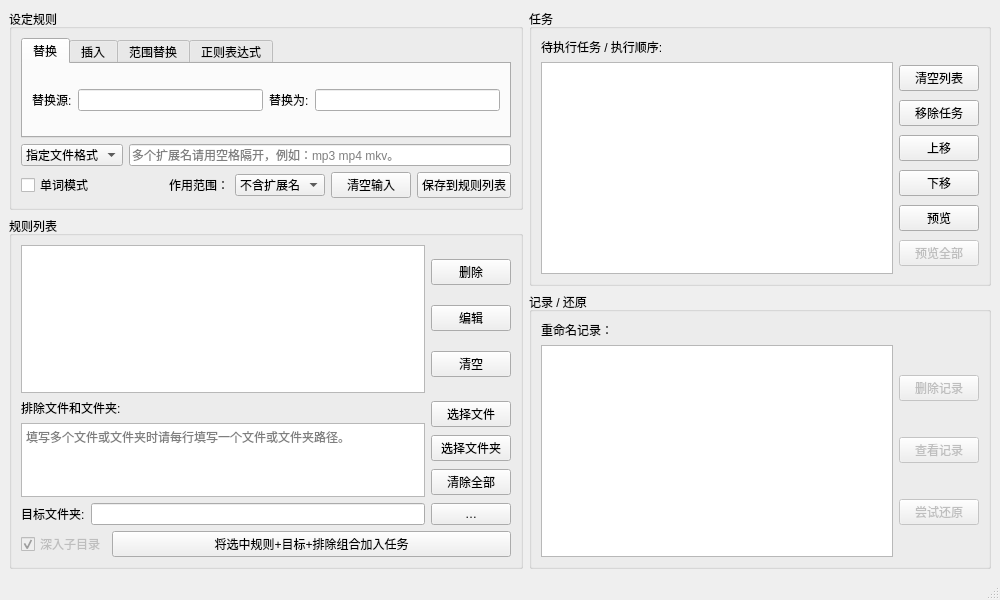
<?xml version="1.0" encoding="UTF-8"?>
<ui version="4.0">
 <author>hrp</author>
 <class>rentwd</class>
 <widget class="QMainWindow" name="rentwd">
  <property name="geometry">
   <rect>
    <x>0</x>
    <y>0</y>
    <width>1000</width>
    <height>600</height>
   </rect>
  </property>
  <property name="focusPolicy">
   <enum>Qt::StrongFocus</enum>
  </property>
  <property name="windowTitle">
   <string>批量重命名工具 2020.0425.00 alpha</string>
  </property>
  <widget class="QWidget" name="centralwidget">
   <layout class="QHBoxLayout" name="horizontalLayout_19">
    <item>
     <layout class="QHBoxLayout" name="horizontalLayout_17" stretch="50,45">
      <item>
       <layout class="QVBoxLayout" name="verticalLayout_11" stretch="10,50">
        <item>
         <widget class="QGroupBox" name="groupBox_SetRule">
          <property name="title">
           <string>设定规则</string>
          </property>
          <layout class="QVBoxLayout" name="verticalLayout_8">
           <item>
            <layout class="QVBoxLayout" name="verticalLayout_6">
             <item>
              <widget class="QTabWidget" name="tabwid">
               <property name="currentIndex">
                <number>0</number>
               </property>
               <widget class="QWidget" name="tab_Repl">
                <attribute name="title">
                 <string>替换</string>
                </attribute>
                <layout class="QHBoxLayout" name="horizontalLayout_14">
                 <item>
                  <layout class="QHBoxLayout" name="horizontalLayout_10">
                   <item>
                    <widget class="QLabel" name="label">
                     <property name="text">
                      <string>替换源:</string>
                     </property>
                    </widget>
                   </item>
                   <item>
                    <widget class="QLineEdit" name="lineEdit_ReplSrc">
                     <property name="statusTip">
                      <string>必填项，多个替换源请用空格隔开，需要替换空格本身时，请输入 \k 替代。</string>
                     </property>
                     <property name="maxLength">
                      <number>255</number>
                     </property>
                    </widget>
                   </item>
                   <item>
                    <widget class="QLabel" name="label_2">
                     <property name="text">
                      <string>替换为:</string>
                     </property>
                    </widget>
                   </item>
                   <item>
                    <widget class="QLineEdit" name="lineEdit_ReplWith">
                     <property name="statusTip">
                      <string>此处留空则表示将删除前面填写的字符。</string>
                     </property>
                     <property name="maxLength">
                      <number>255</number>
                     </property>
                    </widget>
                   </item>
                  </layout>
                 </item>
                </layout>
               </widget>
               <widget class="QWidget" name="tab_Insert">
                <attribute name="title">
                 <string>插入</string>
                </attribute>
                <layout class="QHBoxLayout" name="horizontalLayout_15">
                 <item>
                  <layout class="QHBoxLayout" name="horizontalLayout_11" stretch="5,15,45,5,17">
                   <item>
                    <widget class="QLabel" name="label_13">
                     <property name="text">
                      <string>插入：</string>
                     </property>
                    </widget>
                   </item>
                   <item>
                    <widget class="QComboBox" name="comboBox_InsertWith">
                     <property name="statusTip">
                      <string>选择插入日期时间、者普通字符或者数字序号。</string>
                     </property>
                     <item>
                      <property name="text">
                       <string>日期时间</string>
                      </property>
                     </item>
                     <item>
                      <property name="text">
                       <string>普通字符</string>
                      </property>
                     </item>
                     <item>
                      <property name="text">
                       <string>数字序号</string>
                      </property>
                     </item>
                    </widget>
                   </item>
                   <item>
                    <widget class="QLineEdit" name="lineEdit_InsertForm">
                     <property name="toolTip">
                      <string>日期时间：%Y(年)、%y(年,两位数)、%m(月)、%d(日)、%H(时)、%M(分)、%S(秒)，可与普通字符自由组合。
数字序号：填写格式：&lt;起始.步长.宽度&gt;，可与普通字符组合，如 &lt;0.1.3&gt;~，则按 000~、001~、002~、003~…添加序号。</string>
                     </property>
                     <property name="toolTipDuration">
                      <number>30000</number>
                     </property>
                     <property name="statusTip">
                      <string>具体用法请将鼠标置于本文本框上2秒以查看悬浮提示。</string>
                     </property>
                     <property name="text">
                      <string>[%Y-%m-%d]</string>
                     </property>
                     <property name="maxLength">
                      <number>255</number>
                     </property>
                    </widget>
                   </item>
                   <item>
                    <widget class="QLabel" name="label_4">
                     <property name="text">
                      <string>插入位置：</string>
                     </property>
                    </widget>
                   </item>
                   <item>
                    <widget class="QLineEdit" name="lineEdit_InsertPos">
                     <property name="statusTip">
                      <string>自定义位置支持输入百分比或绝对数值，如果输入的百分比或绝对数值大于文件名长度，则插入到文件名末尾，不支持负数。</string>
                     </property>
                     <property name="text">
                      <string>0.0%</string>
                     </property>
                     <property name="maxLength">
                      <number>255</number>
                     </property>
                    </widget>
                   </item>
                  </layout>
                 </item>
                </layout>
               </widget>
               <widget class="QWidget" name="tab_RRepl">
                <attribute name="title">
                 <string>范围替换</string>
                </attribute>
                <layout class="QHBoxLayout" name="horizontalLayout_16">
                 <item>
                  <layout class="QVBoxLayout" name="verticalLayout_5">
                   <item>
                    <layout class="QHBoxLayout" name="horizontalLayout_13">
                     <item>
                      <widget class="QLabel" name="label_5">
                       <property name="text">
                        <string>左边界：</string>
                       </property>
                      </widget>
                     </item>
                     <item>
                      <widget class="QLineEdit" name="lineEdit_RReplLB">
                       <property name="statusTip">
                        <string>填写想要用来确定左边界的字符串(字符串越长匹配越准确)，左边界可以留空，留空时左边界默认为文件名最前端。</string>
                       </property>
                       <property name="maxLength">
                        <number>255</number>
                       </property>
                      </widget>
                     </item>
                     <item>
                      <widget class="QCheckBox" name="checkBox_IncludeLB">
                       <property name="statusTip">
                        <string>是否包括左边界字符。</string>
                       </property>
                       <property name="text">
                        <string>包含</string>
                       </property>
                      </widget>
                     </item>
                     <item>
                      <widget class="Line" name="line">
                       <property name="orientation">
                        <enum>Qt::Vertical</enum>
                       </property>
                      </widget>
                     </item>
                     <item>
                      <widget class="QLabel" name="label_6">
                       <property name="text">
                        <string>右边界：</string>
                       </property>
                      </widget>
                     </item>
                     <item>
                      <widget class="QLineEdit" name="lineEdit_RReplRB">
                       <property name="statusTip">
                        <string>填写想要用来确定右边界的字符串(字符串越长匹配越准确)，右边界可以留空，留空时右边界默认为文件名末尾(默认不含扩展名)。</string>
                       </property>
                       <property name="maxLength">
                        <number>255</number>
                       </property>
                      </widget>
                     </item>
                     <item>
                      <widget class="QCheckBox" name="checkBox_IncludeRB">
                       <property name="statusTip">
                        <string>是否包括右边界字符。</string>
                       </property>
                       <property name="text">
                        <string>包含</string>
                       </property>
                      </widget>
                     </item>
                    </layout>
                   </item>
                   <item>
                    <layout class="QHBoxLayout" name="horizontalLayout_12">
                     <item>
                      <widget class="QLabel" name="label_7">
                       <property name="text">
                        <string>边界内字符替换为：</string>
                       </property>
                      </widget>
                     </item>
                     <item>
                      <widget class="QLineEdit" name="lineEdit_RReplWith">
                       <property name="statusTip">
                        <string>此处留空则表示将删除范围内所有字符，注意此处和左右边界不能同时为空。</string>
                       </property>
                       <property name="maxLength">
                        <number>255</number>
                       </property>
                      </widget>
                     </item>
                    </layout>
                   </item>
                  </layout>
                 </item>
                </layout>
               </widget>
               <widget class="QWidget" name="tab_Regex">
                <attribute name="title">
                 <string>正则表达式</string>
                </attribute>
                <layout class="QVBoxLayout" name="verticalLayout_15">
                 <item>
                  <layout class="QVBoxLayout" name="verticalLayout_14">
                   <item>
                    <layout class="QHBoxLayout" name="horizontalLayout_20">
                     <item>
                      <widget class="QLabel" name="label_8">
                       <property name="text">
                        <string>正则表达式：</string>
                       </property>
                      </widget>
                     </item>
                     <item>
                      <widget class="QLineEdit" name="lineEdit_RegexPattern">
                       <property name="statusTip">
                        <string>此模式需要掌握正则表达式写法。正则表达式匹配时单词模式不生效，可以自己写表达式来匹配单词。</string>
                       </property>
                      </widget>
                     </item>
                    </layout>
                   </item>
                   <item>
                    <layout class="QHBoxLayout" name="horizontalLayout_21" stretch="1,30,1,5">
                     <item>
                      <widget class="QLabel" name="label_9">
                       <property name="text">
                        <string>替换为：</string>
                       </property>
                      </widget>
                     </item>
                     <item>
                      <widget class="QLineEdit" name="lineEdit_ReRepl">
                       <property name="statusTip">
                        <string>要替换掉匹配字符的字符。</string>
                       </property>
                      </widget>
                     </item>
                     <item>
                      <widget class="QLabel" name="label_15">
                       <property name="text">
                        <string>替换次数：</string>
                       </property>
                      </widget>
                     </item>
                     <item>
                      <widget class="QLineEdit" name="lineEdit_ReReplCount">
                       <property name="statusTip">
                        <string>替换次数，0 代表全部替换。</string>
                       </property>
                       <property name="text">
                        <string>0</string>
                       </property>
                      </widget>
                     </item>
                    </layout>
                   </item>
                  </layout>
                 </item>
                </layout>
               </widget>
              </widget>
             </item>
             <item>
              <layout class="QHBoxLayout" name="horizontalLayout_7">
               <item>
                <widget class="QComboBox" name="comboBox_InExcExt">
                 <property name="statusTip">
                  <string>符合后面列出的扩展名的文件，限定只对其起作用或只对其不起作用。</string>
                 </property>
                 <item>
                  <property name="text">
                   <string>指定文件格式</string>
                  </property>
                 </item>
                 <item>
                  <property name="text">
                   <string>排除文件格式</string>
                  </property>
                 </item>
                </widget>
               </item>
               <item>
                <widget class="QLineEdit" name="lineEdit_Exts">
                 <property name="statusTip">
                  <string>此处留空则表示将对所有扩展名的文件进行操作。</string>
                 </property>
                 <property name="placeholderText">
                  <string>多个扩展名请用空格隔开，例如：mp3 mp4 mkv。</string>
                 </property>
                </widget>
               </item>
              </layout>
             </item>
             <item>
              <layout class="QHBoxLayout" name="horizontalLayout_8" stretch="15,3,5,5,10">
               <item>
                <widget class="QCheckBox" name="checkBox_Word">
                 <property name="statusTip">
                  <string>单词模式下，如果文件名以单词组成(以空格分开的词，包括中文)，则会按单词进行匹配，不会拆分单词。</string>
                 </property>
                 <property name="text">
                  <string>单词模式</string>
                 </property>
                </widget>
               </item>
               <item>
                <widget class="QLabel" name="label_14">
                 <property name="statusTip">
                  <string>重命名文件时的作用范围，当扩展名中有符合匹配项时是否对扩展名进行操作。</string>
                 </property>
                 <property name="text">
                  <string>作用范围：</string>
                 </property>
                </widget>
               </item>
               <item>
                <widget class="QComboBox" name="comboBox_SpInf">
                 <property name="statusTip">
                  <string>重命名文件时的作用范围，当扩展名中有符合匹配项时是否对扩展名进行操作。</string>
                 </property>
                 <item>
                  <property name="text">
                   <string>不含扩展名</string>
                  </property>
                 </item>
                 <item>
                  <property name="text">
                   <string>仅限扩展名</string>
                  </property>
                 </item>
                 <item>
                  <property name="text">
                   <string>全部：独立</string>
                  </property>
                 </item>
                 <item>
                  <property name="text">
                   <string>全部：整体</string>
                  </property>
                 </item>
                </widget>
               </item>
               <item>
                <widget class="QPushButton" name="btn_setrule_clear">
                 <property name="statusTip">
                  <string>重置所有标签页的输入状态。</string>
                 </property>
                 <property name="text">
                  <string>清空输入</string>
                 </property>
                </widget>
               </item>
               <item>
                <widget class="QPushButton" name="btn_SaveToList">
                 <property name="statusTip">
                  <string>把当前标签页的输入信息打包成一条规则并保存到列表。</string>
                 </property>
                 <property name="text">
                  <string>保存到规则列表</string>
                 </property>
                </widget>
               </item>
              </layout>
             </item>
            </layout>
           </item>
          </layout>
         </widget>
        </item>
        <item>
         <widget class="QGroupBox" name="groupBox_RuleList">
          <property name="title">
           <string>规则列表</string>
          </property>
          <layout class="QVBoxLayout" name="verticalLayout_13" stretch="6,4,1,1">
           <item>
            <layout class="QHBoxLayout" name="horizontalLayout_3" stretch="9,1">
             <item>
              <widget class="QListWidget" name="list_RulesList">
               <property name="statusTip">
                <string>用户创建的重命名规则列表，同一规则可以多次与不同文件夹组合加入任务列表，或同一文件夹可以多次组合不同规则加入任务列表。</string>
               </property>
              </widget>
             </item>
             <item>
              <layout class="QVBoxLayout" name="verticalLayout">
               <item>
                <widget class="QPushButton" name="btn_RL_DelSelected">
                 <property name="statusTip">
                  <string>删除选中的规则。</string>
                 </property>
                 <property name="text">
                  <string>删除</string>
                 </property>
                </widget>
               </item>
               <item>
                <widget class="QPushButton" name="btn_RL_EditSelected">
                 <property name="statusTip">
                  <string>编辑选中的规则，注意编辑完成后不要忘记重新保存到规则列表。</string>
                 </property>
                 <property name="text">
                  <string>编辑</string>
                 </property>
                </widget>
               </item>
               <item>
                <widget class="QPushButton" name="btn_RL_ClearAll">
                 <property name="statusTip">
                  <string>清空规则列表。</string>
                 </property>
                 <property name="text">
                  <string>清空</string>
                 </property>
                </widget>
               </item>
              </layout>
             </item>
            </layout>
           </item>
           <item>
            <layout class="QHBoxLayout" name="horizontalLayout" stretch="9,1">
             <item>
              <layout class="QVBoxLayout" name="verticalLayout_9">
               <item>
                <widget class="QLabel" name="label_12">
                 <property name="text">
                  <string>排除文件和文件夹:</string>
                 </property>
                </widget>
               </item>
               <item>
                <widget class="QPlainTextEdit" name="plainText_ExcludeFolder">
                 <property name="contextMenuPolicy">
                  <enum>Qt::NoContextMenu</enum>
                 </property>
                 <property name="statusTip">
                  <string>要排除的文件和文件夹请输入完整、正确路径，否则排除的文件或文件夹将不生效。</string>
                 </property>
                 <property name="lineWrapMode">
                  <enum>QPlainTextEdit::NoWrap</enum>
                 </property>
                 <property name="placeholderText">
                  <string>填写多个文件或文件夹时请每行填写一个文件或文件夹路径。</string>
                 </property>
                </widget>
               </item>
              </layout>
             </item>
             <item>
              <layout class="QVBoxLayout" name="verticalLayout_10">
               <item>
                <widget class="QPushButton" name="btn_chexcfile">
                 <property name="statusTip">
                  <string>选择要排除的文件。</string>
                 </property>
                 <property name="text">
                  <string>选择文件</string>
                 </property>
                </widget>
               </item>
               <item>
                <widget class="QPushButton" name="btn_chexcfolder">
                 <property name="statusTip">
                  <string>选择要排除的文件夹。</string>
                 </property>
                 <property name="text">
                  <string>选择文件夹</string>
                 </property>
                </widget>
               </item>
               <item>
                <widget class="QPushButton" name="btn_ClearExcfd">
                 <property name="statusTip">
                  <string>清空要排除的文件或文件夹列表。</string>
                 </property>
                 <property name="text">
                  <string>清除全部</string>
                 </property>
                </widget>
               </item>
              </layout>
             </item>
            </layout>
           </item>
           <item>
            <layout class="QHBoxLayout" name="horizontalLayout_2" stretch="5,80,10">
             <item>
              <widget class="QLabel" name="label_11">
               <property name="statusTip">
                <string>要进行批量重命名操作的文件夹。</string>
               </property>
               <property name="text">
                <string>目标文件夹:</string>
               </property>
              </widget>
             </item>
             <item>
              <widget class="QLineEdit" name="lineEdit_TGPath">
               <property name="statusTip">
                <string>要进行批量重命名操作的文件夹。</string>
               </property>
               <property name="maxLength">
                <number>255</number>
               </property>
              </widget>
             </item>
             <item>
              <widget class="QPushButton" name="btn_CTGPath">
               <property name="statusTip">
                <string>选择要进行批量重命名操作的文件夹。</string>
               </property>
               <property name="text">
                <string>…</string>
               </property>
              </widget>
             </item>
            </layout>
           </item>
           <item>
            <layout class="QHBoxLayout" name="horizontalLayout_9" stretch="0,7">
             <item>
              <widget class="QCheckBox" name="checkBox">
               <property name="enabled">
                <bool>false</bool>
               </property>
               <property name="statusTip">
                <string>未完成的功能。</string>
               </property>
               <property name="text">
                <string>深入子目录</string>
               </property>
               <property name="checkable">
                <bool>true</bool>
               </property>
               <property name="checked">
                <bool>true</bool>
               </property>
              </widget>
             </item>
             <item>
              <widget class="QPushButton" name="btn_RL_AddToTaskList">
               <property name="statusTip">
                <string>将规则、排除的文件、文件夹、目标目录打包成一个任务加入到任务列表。</string>
               </property>
               <property name="text">
                <string>将选中规则+目标+排除组合加入任务</string>
               </property>
              </widget>
             </item>
            </layout>
           </item>
          </layout>
         </widget>
        </item>
       </layout>
      </item>
      <item>
       <layout class="QVBoxLayout" name="verticalLayout_12" stretch="5,5">
        <item>
         <widget class="QGroupBox" name="groupBox_Tasks">
          <property name="title">
           <string>任务</string>
          </property>
          <layout class="QHBoxLayout" name="horizontalLayout_6">
           <item>
            <layout class="QVBoxLayout" name="verticalLayout_4">
             <item>
              <widget class="QLabel" name="label_10">
               <property name="text">
                <string>待执行任务 / 执行顺序:</string>
               </property>
              </widget>
             </item>
             <item>
              <layout class="QHBoxLayout" name="horizontalLayout_5">
               <item>
                <widget class="QListWidget" name="list_Tasks">
                 <property name="statusTip">
                  <string>等待执行的任务列表。</string>
                 </property>
                </widget>
               </item>
               <item>
                <layout class="QVBoxLayout" name="verticalLayout_3">
                 <item>
                  <widget class="QPushButton" name="btn_TS_Clear">
                   <property name="statusTip">
                    <string>清空任务列表。</string>
                   </property>
                   <property name="text">
                    <string>清空列表</string>
                   </property>
                  </widget>
                 </item>
                 <item>
                  <widget class="QPushButton" name="btn_TS_DelSelected">
                   <property name="statusTip">
                    <string>移除选中的任务。</string>
                   </property>
                   <property name="text">
                    <string>移除任务</string>
                   </property>
                  </widget>
                 </item>
                 <item>
                  <widget class="QPushButton" name="btn_TS_MoveUp">
                   <property name="statusTip">
                    <string>将选中任务上移。</string>
                   </property>
                   <property name="text">
                    <string>上移</string>
                   </property>
                  </widget>
                 </item>
                 <item>
                  <widget class="QPushButton" name="btn_TS_MoveDown">
                   <property name="statusTip">
                    <string>将选中任务下移。</string>
                   </property>
                   <property name="text">
                    <string>下移</string>
                   </property>
                  </widget>
                 </item>
                 <item>
                  <widget class="QPushButton" name="btn_TS_PrevSel">
                   <property name="statusTip">
                    <string>预览选中的任务的执行结果，在弹出的结果预览窗口中决定是否重命名。注意预览结果不代表最终结果，可能正式重命名过程中还会有重命名失败的文件。</string>
                   </property>
                   <property name="text">
                    <string>预览</string>
                   </property>
                  </widget>
                 </item>
                 <item>
                  <widget class="QPushButton" name="btn_TS_PrevAll">
                   <property name="enabled">
                    <bool>false</bool>
                   </property>
                   <property name="statusTip">
                    <string>考虑到可能会有大量文件进行重命名造成性能问题，该功能暂不可用。</string>
                   </property>
                   <property name="text">
                    <string>预览全部</string>
                   </property>
                  </widget>
                 </item>
                </layout>
               </item>
              </layout>
             </item>
            </layout>
           </item>
          </layout>
         </widget>
        </item>
        <item>
         <widget class="QGroupBox" name="groupBox_LogNRestore">
          <property name="title">
           <string>记录 / 还原</string>
          </property>
          <layout class="QHBoxLayout" name="horizontalLayout_18">
           <item>
            <layout class="QVBoxLayout" name="verticalLayout_7">
             <item>
              <widget class="QLabel" name="label_3">
               <property name="text">
                <string>重命名记录：</string>
               </property>
              </widget>
             </item>
             <item>
              <layout class="QHBoxLayout" name="horizontalLayout_4">
               <item>
                <widget class="QListWidget" name="list_Logs">
                 <property name="statusTip">
                  <string>重命名后生成的历史记录，可以提供有限的恢复功能。</string>
                 </property>
                </widget>
               </item>
               <item>
                <layout class="QVBoxLayout" name="verticalLayout_2">
                 <item>
                  <widget class="QPushButton" name="btn_LNR_ClearLog">
                   <property name="enabled">
                    <bool>false</bool>
                   </property>
                   <property name="statusTip">
                    <string>删除选中的历史记录。</string>
                   </property>
                   <property name="text">
                    <string>删除记录</string>
                   </property>
                  </widget>
                 </item>
                 <item>
                  <widget class="QPushButton" name="btn_LNR_ViewLog">
                   <property name="enabled">
                    <bool>false</bool>
                   </property>
                   <property name="statusTip">
                    <string>查看选中的历史记录。</string>
                   </property>
                   <property name="text">
                    <string>查看记录</string>
                   </property>
                  </widget>
                 </item>
                 <item>
                  <widget class="QPushButton" name="btn_LNR_TryTRestore">
                   <property name="enabled">
                    <bool>false</bool>
                   </property>
                   <property name="statusTip">
                    <string>尝试将上一次重命名操作进行还原。</string>
                   </property>
                   <property name="text">
                    <string>尝试还原</string>
                   </property>
                  </widget>
                 </item>
                </layout>
               </item>
              </layout>
             </item>
            </layout>
           </item>
          </layout>
         </widget>
        </item>
       </layout>
      </item>
     </layout>
    </item>
   </layout>
  </widget>
  <widget class="QStatusBar" name="statusBar"/>
 </widget>
 <tabstops>
  <tabstop>tabwid</tabstop>
  <tabstop>lineEdit_ReplSrc</tabstop>
  <tabstop>lineEdit_ReplWith</tabstop>
  <tabstop>comboBox_InsertWith</tabstop>
  <tabstop>lineEdit_InsertForm</tabstop>
  <tabstop>lineEdit_InsertPos</tabstop>
  <tabstop>lineEdit_RReplLB</tabstop>
  <tabstop>checkBox_IncludeLB</tabstop>
  <tabstop>lineEdit_RReplRB</tabstop>
  <tabstop>checkBox_IncludeRB</tabstop>
  <tabstop>lineEdit_RReplWith</tabstop>
  <tabstop>comboBox_InExcExt</tabstop>
  <tabstop>lineEdit_Exts</tabstop>
  <tabstop>checkBox_Word</tabstop>
  <tabstop>comboBox_SpInf</tabstop>
  <tabstop>btn_setrule_clear</tabstop>
  <tabstop>btn_SaveToList</tabstop>
  <tabstop>list_RulesList</tabstop>
  <tabstop>btn_RL_DelSelected</tabstop>
  <tabstop>btn_RL_EditSelected</tabstop>
  <tabstop>btn_RL_ClearAll</tabstop>
  <tabstop>plainText_ExcludeFolder</tabstop>
  <tabstop>btn_chexcfile</tabstop>
  <tabstop>btn_chexcfolder</tabstop>
  <tabstop>btn_ClearExcfd</tabstop>
  <tabstop>lineEdit_TGPath</tabstop>
  <tabstop>btn_CTGPath</tabstop>
  <tabstop>btn_RL_AddToTaskList</tabstop>
  <tabstop>list_Tasks</tabstop>
  <tabstop>btn_TS_MoveUp</tabstop>
  <tabstop>btn_TS_MoveDown</tabstop>
  <tabstop>btn_TS_PrevSel</tabstop>
  <tabstop>btn_TS_PrevAll</tabstop>
  <tabstop>list_Logs</tabstop>
  <tabstop>btn_LNR_ClearLog</tabstop>
  <tabstop>btn_LNR_ViewLog</tabstop>
  <tabstop>btn_LNR_TryTRestore</tabstop>
 </tabstops>
 <resources/>
 <connections/>
</ui>
